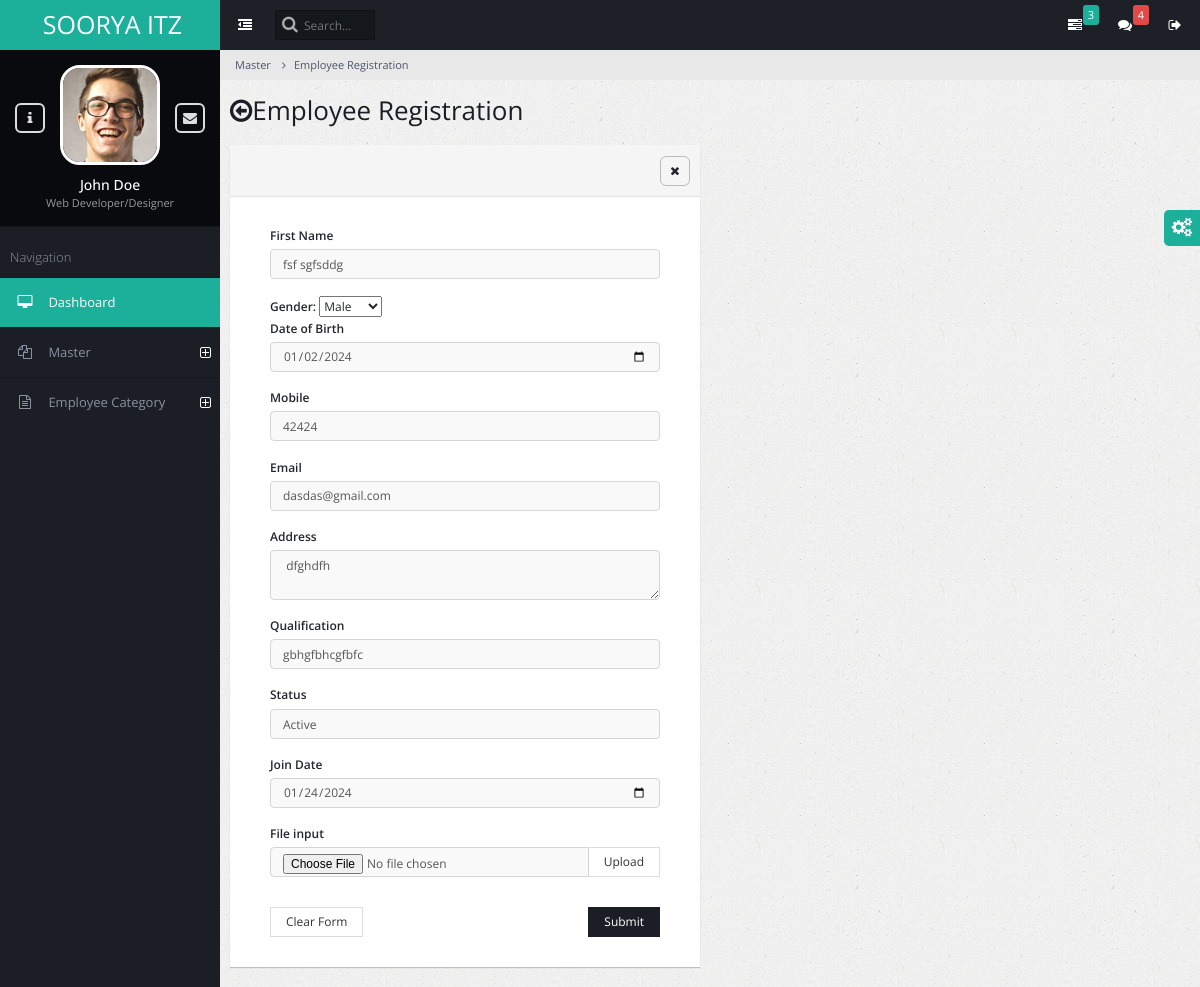
Before: /admin_emp_edit/2/ with the older database file.
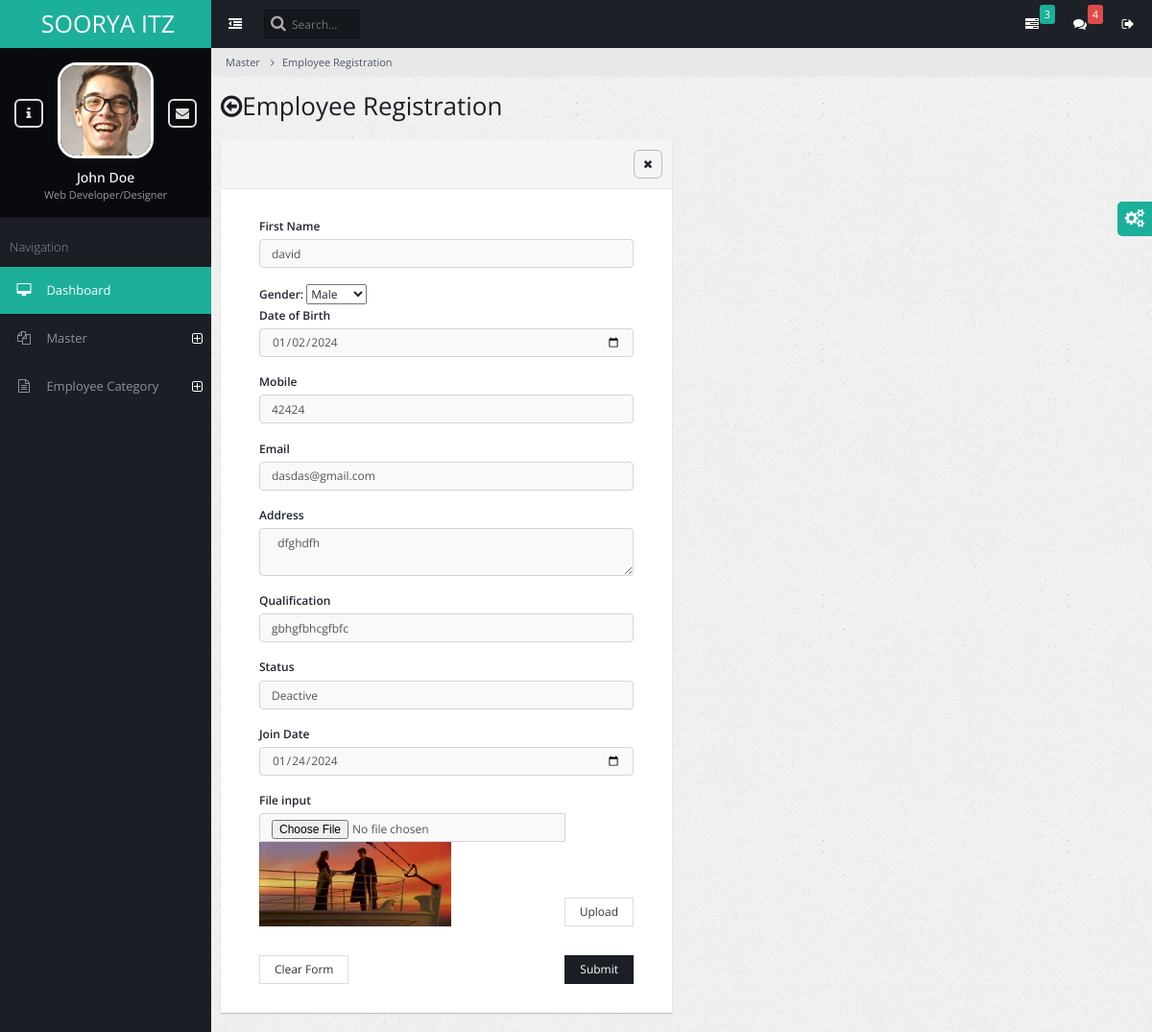
After: the same page with the newer database file.
### admin_employee/models.py (models this page shows)
class adminemp(models.Model):
    empcatid=models.ForeignKey(Academicemployee,on_delete=models.CASCADE)
    empname=models.CharField(max_length=100)
    dob=models.DateField()
    mobile=models.IntegerField(default=0)
    email=models.CharField(max_length=100)
    address=models.CharField(max_length=100)
    joindate=models.DateField()
    photo=models.ImageField(upload_to='employee_photos/',blank=True,null=True)
    qualifid=models.ForeignKey(Academicqualification,on_delete=models.CASCADE)
    desigid=models.ForeignKey(Academicdesignation,on_delete=models.CASCADE)
    dptid=models.ForeignKey(Academicdepartment,on_delete=models.CASCADE)
    salary=models.DecimalField(max_digits=100,decimal_places=2)
    barcode=models.ImageField(upload_to='barcode/',blank=True,null=True)
    GENDER_CHOICES = [
        (0, 'Male'),
        (1, 'Female'),
        (2, 'Other'),
    ]
    gender = models.IntegerField(choices=GENDER_CHOICES)
    status=models.BooleanField(default=True)

### admin_master/models.py (models this page shows)
class Academicqualification(models.Model):
    qualificationname = models.CharField(max_length=260)
    qualificationstatus = models.IntegerField(default=1)

### admin_employee/views.py (the view, shortened to what this page needs)
# urls.py: path('admin_emp_edit/<int:itm_id>/', views.admin_emp_edit, name='admin_emp_edit'),
def admin_emp_edit(request,itm_id):
    msg=""
    obj=adminemp.objects.get(id=itm_id)
    qualif=Academicqualification.objects.filter(qualificationstatus=1)
    return render(request,'admin_emp_edit.html',{'data':obj,'name':msg,'qdata':qualif})

### admin_employee/templates/admin_emp_edit.html (shortened to what the changed rows need)
{% extends "base.html" %}
{% block content %}
<div class="page-title">
    <h2><span class="fa fa-arrow-circle-o-left"></span>Employee Registration{{hhh}}</h2>
</div>
<div class="page-content-wrap">
    <div class="row">
        <div class="col-md-6">
            <div class="panel panel-default">
<form method="POST" action="{% url 'admin_emp_edit' itm_id=data.id %}" enctype="multipart/form-data">
                    <div class="panel-body">
                        <div class="row">
                            <div class="col-md-12">
                                    <div class="panel-body">
                                        <label>First Name</label>
                                        <input type="text" placeholder="Enter name" autofocus class="form-control" value="{{data.empname}}" name="fname" required><br>
                                        <label for="id_gender">Gender:</label>
                                        <select name="gender"  value="{{data.gender}}"  id="id_gender">
                                            <option value="0" {% if obj.gender == 0 %}selected{% endif %}>Male</option>
                                        </select><br>
                                        <label>Date of Birth</label>
                                        <input type="date" placeholder="Enter DOB" class="form-control"  value="{{data.dob|date:'Y-m-d'}}" name="dob" required><br>
                                        <label>Mobile</label>
                                        <input type="number" placeholder="Enter mobile" autofocus class="form-control"  value="{{data.mobile}}" name="phone" required><br>
                                        <label>Email</label>
                                        <input type="Email" placeholder="Enter email" class="form-control" value="{{data.email}}" name="email" required><br>
                                        <label>Address</label>
                                        <textarea  class="form-control" placeholder="Enter address"  name="address" required autofocus> {% if data.address %}{{ data.address }}{% endif %}  </textarea> <br>
                                        <label>Qualification</label>
                                        <select id="Qualification" class="form-control" value="{{data.qdata}}"  name="qualification">
                                            {% for Qualification in qdata %}
                                            <option value="{{Qualification.id}}" {% if data.qualifid.id == Qualification.id %} selected {% endif %} >{{Qualification.qualificationname}}</option>
                                            {% endfor %}
                                        </select><br>
                                                <label>Status</label>
                                                <select class="form-control" id="editstatus" name="emstatus">
                                                    <option value="1" {% if data.status == 1 %}selected{% endif %}>Active</option>
                                                    <option value="0" {% if data.status == 0 %}selected{% endif %}>Deactive</option>
                                                </select> <br>
                                        <label>Join Date</label>
                                        <input type="date" placeholder="Enter Join Date" autofocus class="form-control"  value="{{data.joindate|date:'Y-m-d'}}" name="joindate" required><br>
                                        <label for="exampleInputFile">File input</label>
                                        <div class="input-group">
                                            <input type="file" class="form-control" name='photo' id="exampleInputFile">
                                            {% if data.photo %}
                                                        <br>
                                                        <img src="{{ data.photo.url }}" alt="Employee Photo" style="max-width: 200px; max-height: 200px;">
                                                {% endif %}
                                            <span class="input-group-btn">
                                                <button class="btn btn-default" type="button">Upload</button>
                                            </span>
                                        </div>
                                    </div>
                            </div>
                        </div>
                    </div>
            </div>
        </div>
    </div>
{% endblock   %}

Changed rows visible on the page:
changed adminemp "Male": fname "fsf sgfsddg" → "david"; emstatus "Active" → "Deactive"; photo: picture added
